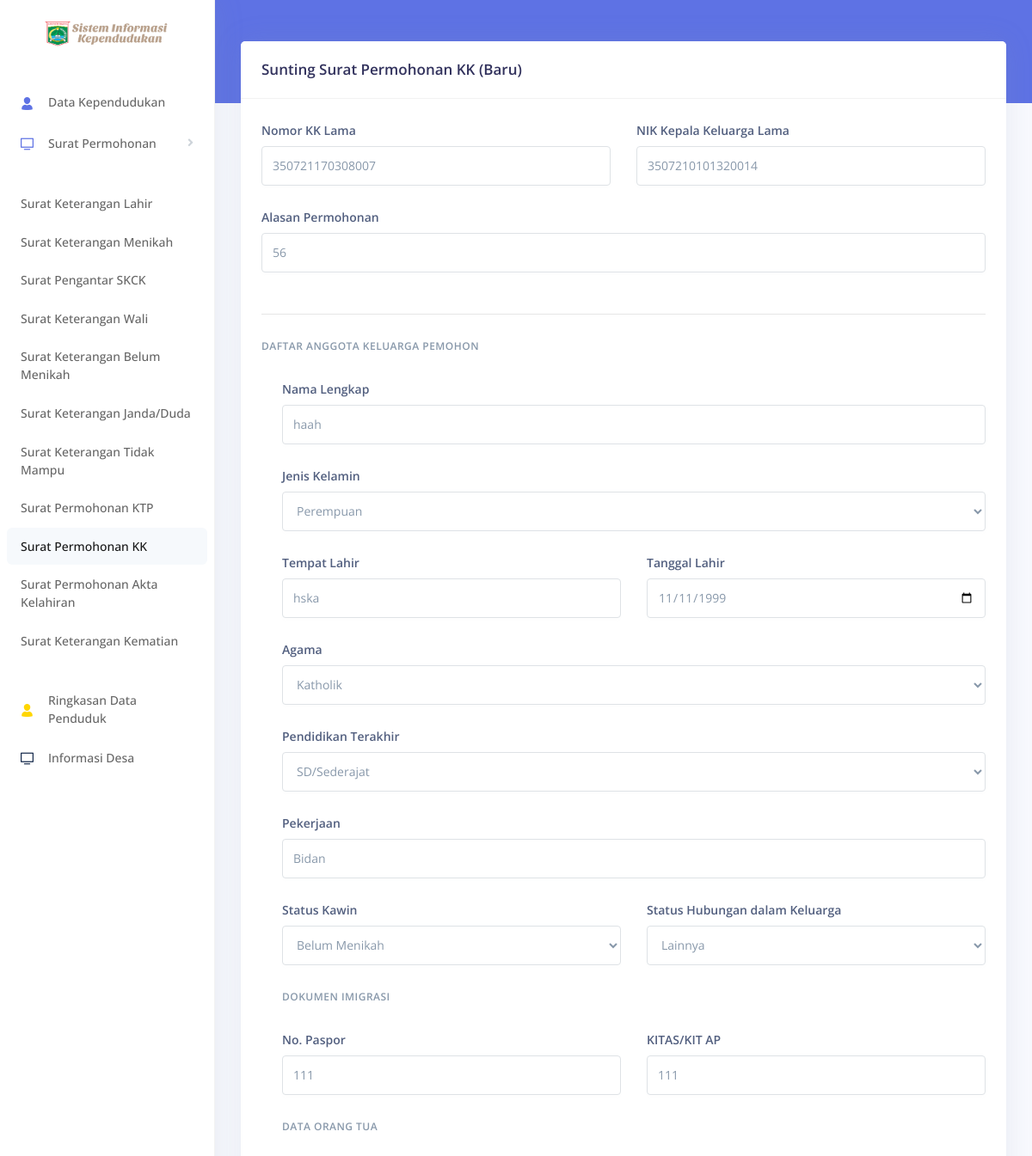
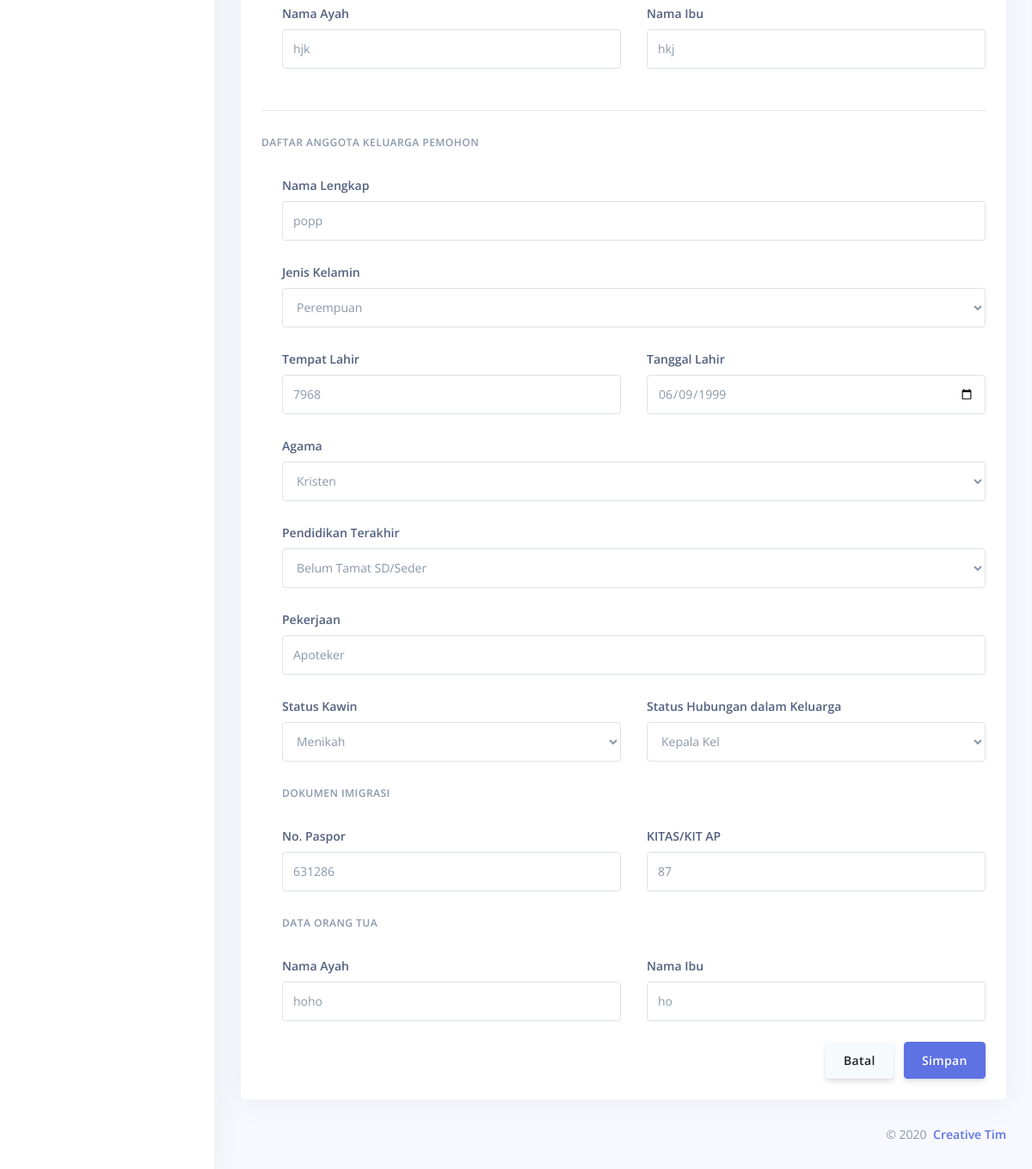
The page /Surat_PermohonanKK/sunting_data/89 on the database its author committed (2 pictures, top to bottom).
### tables this page shows
CREATE TABLE `daftar_keluarga` (
  `id` int(11) NOT NULL,
  `KK_Lama` varchar(15) NOT NULL,
  `nama` varchar(16) DEFAULT NULL,
  `jk` varchar(16) DEFAULT NULL,
  `tempat_lahir` varchar(16) DEFAULT NULL,
  `tanggal_lahir` date DEFAULT NULL,
  `agama` varchar(10) DEFAULT NULL,
  `pendidikan` varchar(20) DEFAULT NULL,
  `pekerjaan` varchar(20) DEFAULT NULL,
  `status_kawin` varchar(15) DEFAULT NULL,
  `shdk` varchar(10) DEFAULT NULL,
  `paspor` varchar(16) DEFAULT NULL,
  `kitas` varchar(16) DEFAULT NULL,
  `ayah` varchar(16) DEFAULT NULL,
  `ibu` varchar(16) DEFAULT NULL
);

CREATE TABLE `surat` (
  `NIK_pemohon` varchar(16) DEFAULT NULL,
  `No_surat` int(11) NOT NULL,
  `jenis_surat` varchar(40) DEFAULT NULL,
  `tanggal_pengajuan` datetime DEFAULT current_timestamp(),
  `tanggal_terima` datetime DEFAULT current_timestamp(),
  `Nama_lahir` varchar(16) DEFAULT NULL,
  `Jenis_kelamin` enum('Laki-laki','Perempuan') DEFAULT NULL,
  `Jam_lahir` time DEFAULT NULL,
  `Hari_lahir` enum('Senin','Selasa','Rabu','Kamis','Jum''at','Sabtu','Minggu') NOT NULL,
  `Tanggal_lahir` date DEFAULT NULL,
  `Tempat_lahir` varchar(16) DEFAULT NULL,
  `Nama_ayah` varchar(16) DEFAULT NULL,
  `Nama_ibu` varchar(16) DEFAULT NULL,
  `Anak_ke` int(11) DEFAULT NULL,
  `Tanggal_kematian` date DEFAULT NULL,
  `Hari_mati` enum('Senin','Selasa','Rabu','Kamis','Jum''at','Sabtu') DEFAULT NULL,
  `Sebab_kematian` varchar(50) DEFAULT NULL,
  `Lokasi_kematian` varchar(50) DEFAULT NULL,
  `Tanggal_menikah` date DEFAULT NULL,
  `Wali_dari` varchar(16) DEFAULT NULL,
  `Keperluan` varchar(16) DEFAULT NULL,
  `Status_perceraian` varchar(30) DEFAULT NULL,
  `NIK_suami` varchar(16) DEFAULT NULL,
  `NIK_istri` varchar(16) DEFAULT NULL,
  `KK_Lama` varchar(15) DEFAULT NULL,
  `NIK_KK_Lama` varchar(16) DEFAULT NULL,
  `KK_ditempati` varchar(15) DEFAULT NULL,
  `NIK_KK_ditempati` varchar(16) DEFAULT NULL,
  `Alasan` varchar(30) DEFAULT NULL
);

### application/controllers/Surat_PermohonanKK.php (called while the page is built, shortened)
<?php
class Surat_PermohonanKK extends CI_Controller
{
    function __construct() {
        $this->load->library('pdf');
    }
    public function sunting_data($No_surat)
    {
        $this->load->model('M_permohonankk');
        $data['kependudukan2'] = $this->M_permohonankk->sunting2($No_surat);
        $data['kependudukan'] = $this->M_permohonankk->sunting($No_surat);
        if ($data['kependudukan2']->jenis_surat == 'Surat Permohonan KK Baru') {
            $this->load->view('templates/header10');
            $this->load->view('permohonan_kk/v_suntingpermohonan_kk', $data);
            $this->load->view('templates/footer');
        } elseif ($data['kependudukan2']->jenis_surat == 'Surat Permohonan Menumpang KK') {
            $this->load->view('templates/header10');
            $this->load->view('permohonan_kk/v_suntingpermohonan_kk_menumpang', $data);
            $this->load->view('templates/footer');
        }
    }
}

### index.php (called while the page is built, shortened)
<?php
require_once BASEPATH.'core/CodeIgniter.php';

### application/models/M_permohonankk.php (called while the page is built, shortened)
<?php
class M_permohonankk extends CI_Model
{
    public function sunting2($No_surat = NULL)
    {
        return $this->db->from('surat')->where('surat.No_surat', $No_surat)
            ->join('daftar_keluarga', 'daftar_keluarga.KK_Lama=surat.KK_Lama')
            ->get()->row();
    }
}

### application/views/permohonan_kk/v_suntingpermohonan_kk.php (the view, shortened to what this page needs)
<div class="main-content" id="panel">
    <div class="header bg-primary pb-6">
        <div class="container-fluid">
            <div class="header-body">
                <div class="row align-items-center py-4">
                </div>
            </div>
        </div>
    </div>
    <div class="container-fluid mt--6">
        <div class="row">
            <div class="col">
                <div class="card">
                    <div class="card-header border-0">
                        <h3 class="mb-0">Sunting Surat Permohonan KK (Baru)</h3>
                    </div>
                    <div class="card-footer py-4">
                            <form method="post" action="<?php echo base_url() . 'Surat_PermohonanKK/update_data' ?>">
                                <div class="row">
                                    <div class="col-lg-6">
                                        <div class="form-group">
                                            <label class="form-control-label" for="input-nik">Nomor KK Lama</label>
                                            <input type="number" name="KK_Lama" class="form-control" value="<?php echo $kependudukan2->KK_Lama ?>">
                                        </div>
                                    </div>
                                    <div class="col-lg-6">
                                        <div class="form-group">
                                            <label class="form-control-label" for="input-tanggallahir">NIK Kepala Keluarga Lama</label>
                                            <input type="number" name="NIK_KK_Lama" class="form-control" value="<?php echo $kependudukan2->NIK_KK_Lama ?>">
                                        </div>
                                    </div>
                                </div>
                                <div class="row">
                                    <div class="col-lg-12">
                                        <div class="form-group">
                                            <label class="form-control-label" for="input-tanggallahir">Alasan Permohonan</label>
                                            <input type="text" name="Alasan" class="form-control" value="<?php echo $kependudukan2->Alasan ?>">
                                        </div>
                                    </div>
                                </div>
                                <?php
                                foreach ($kependudukan as $surat) : ?>
                                <hr class="my-4" />
                                    <div id="fielda">
                                        <div id="fielda0">
                                            <h6 class="heading-small text-muted mb-4">Daftar Anggota Keluarga Pemohon</h6>
                                            <div class="pl-lg-4">
                                            <div class="row">
                                                <div class="col-lg-12">
                                                    <div class="form-group">
                                                        <label class="form-control-label" for="input-nik">Nama Lengkap</label>
                                                        <input type="text" name="nama[]" class="form-control" value="<?php echo $surat['nama'] ?>">
                                                    </div>
                                                </div>
                                            </div>
                                            <div class="row">
                                                <div class="col-lg-12">
                                                    <div class="form-group">
                                                        <label class="form-control-label" for="input-nik">Jenis Kelamin</label>
                                                        <select name="jk[]" class="form-control">
                                                            <option value="<?php echo $surat['jk'] ?>"><?php echo $surat['jk'] ?></option>
                                                        </select>
                                                    </div>
                                                </div>
                                            </div>
                                            <div class="row">
                                                <div class="col-lg-6">
                                                    <div class="form-group">
                                                        <label class="form-control-label" for="input-nik">Tempat Lahir</label>
                                                        <input type="text" name="tempat_lahir[]" class="form-control" value="<?php echo $surat['tempat_lahir'] ?>">
                                                    </div>
                                                </div>
                                                <div class="col-lg-6">
                                                    <div class="form-group">
                                                        <label class="form-control-label" for="input-nik">Tanggal Lahir</label>
                                                        <input type="date" name="tanggal_lahir[]" class="form-control" value="<?php echo $surat['tanggal_lahir'] ?>">
                                                    </div>
                                                </div>
                                            </div>
                                            <div class="row">
                                                <div class="col-lg-12">
                                                    <div class="form-group">
                                                        <label class="form-control-label" for="input-nik">Agama</label>
                                                        <select name="agama[]" class="form-control">
                                                            <option value="<?php echo $surat['agama'] ?>"><?php echo $surat['agama'] ?></option>
                                                        </select>
                                                    </div>
                                                </div>
                                            </div>
                                            <div class="row">
                                                <div class="col-lg-12">
                                                    <div class="form-group">
                                                        <label class="form-control-label" for="input-nik">Pendidikan Terakhir</label>
                                                        <select name="pendidikan[]" class="form-control">
                                                            <option value="<?php echo $surat['pendidikan'] ?>"><?php echo $surat['pendidikan'] ?></option>
                                                        </select>
                                                    </div>
                                                </div>
                                            </div>
                                            <div class="row">
                                                <div class="col-lg-12">
                                                    <div class="form-group">
                                                        <label class="form-control-label" for="input-nik">Pekerjaan</label>
                                                        <input type="text" name="pekerjaan[]" class="form-control" value="<?php echo $surat['pekerjaan'] ?>">
                                                    </div>
                                                </div>
                                            </div>
                                            <div class="row">
                                                <div class="col-lg-6">
                                                    <div class="form-group">
                                                        <label class="form-control-label" for="input-nik">Status Kawin</label>
                                                        <select name="status_kawin[]" class="form-control">
                                                            <option value="<?php echo $surat['status_kawin'] ?>"><?php echo $surat['status_kawin'] ?></option>
                                                        </select>
                                                    </div>
                                                </div>
                                                <div class="col-lg-6">
                                                    <div class="form-group">
                                                        <label class="form-control-label" for="input-nik">Status Hubungan dalam Keluarga</label>
                                                        <select name="shdk[]" class="form-control">
                                                            <option value="<?php echo $surat['shdk'] ?>"><?php echo $surat['shdk'] ?></option>
                                                        </select>
                                                    </div>
                                                </div>
                                            </div>
                                            <h6 class="heading-small text-muted mb-4">Dokumen Imigrasi</h6>
                                            <div class="row">
                                                <div class="col-lg-6">
                                                    <div class="form-group">
                                                        <label class="form-control-label" for="input-nik">No. Paspor</label>
                                                        <input type="number" name="paspor[]" class="form-control" value="<?php echo $surat['paspor'] ?>">
                                                    </div>
                                                </div>
                                                <div class="col-lg-6">
                                                    <div class="form-group">
                                                        <label class="form-control-label" for="input-nik">KITAS/KIT AP</label>
                                                        <input type="text" name="kitas[]" class="form-control" value="<?php echo $surat['kitas'] ?>">
                                                    </div>
                                                </div>
                                            </div>
                                            <h6 class="heading-small text-muted mb-4">Data Orang Tua</h6>
                                            <div class="row">
                                                <div class="col-lg-6">
                                                    <div class="form-group">
                                                        <label class="form-control-label" for="input-nik">Nama Ayah</label>
                                                        <input type="text" name="ayah[]" class="form-control" value="<?php echo $surat['ayah'] ?>">
                                                    </div>
                                                </div>
                                                <div class="col-lg-6">
                                                    <div class="form-group">
                                                        <label class="form-control-label" for="input-nik">Nama Ibu</label>
                                                        <input type="text" name="ibu[]" class="form-control" value="<?php echo $surat['ibu'] ?>">
                                                    </div>
                                                </div>
                                            </div>
                                        </div>
                                    </div>
                                    </div>
                                <?php endforeach; ?>
                                <div class="text-right">
                                    <input type="button" class="btn btn-secondary" value="Batal" onclick="history.back(-1)" />
                                    <button type="submit" class="btn btn-primary">Simpan</button>
                                </div>
                            </form>
                        </div>
                </div>
            </div>
        </div>

### rows shown on the page
daftar_keluarga: KK_Lama "350721170308007", nama "haah", jk "Perempuan", tempat_lahir "hska", tanggal_lahir "11/11/1999", agama "Katholik", pendidikan "SD/Sederajat", pekerjaan "Bidan", status_kawin "Belum Menikah", shdk "Lainnya", paspor "111", kitas "111", ayah "hjk", ibu "hkj"
surat: NIK_KK_Lama "3507210101320014", Alasan "56"
daftar_keluarga: nama "popp", jk "Perempuan", tempat_lahir "7968", tanggal_lahir "06/09/1999", agama "Kristen", pendidikan "Belum Tamat SD/Seder", pekerjaan "Apoteker", status_kawin "Menikah", shdk "Kepala Kel", paspor "631286", kitas "87", ayah "hoho", ibu "ho"
